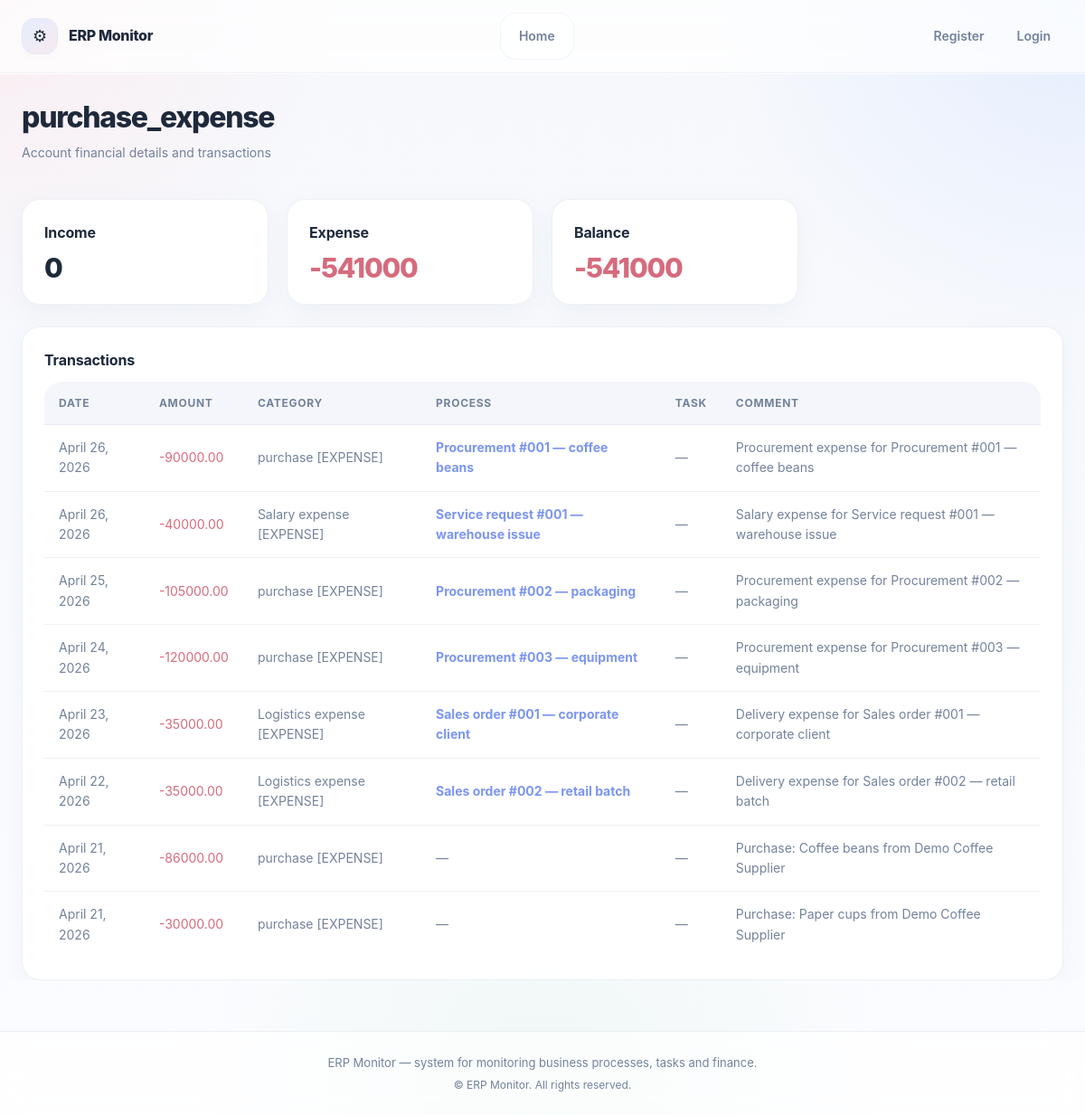
Page /finance/accounts/1/ on the committed database.
### finance/models.py (models this page shows, shortened)
class Account(models.Model):
    name = models.CharField(max_length=100)
    currency = models.CharField(max_length=3, default="KZT")

class Transaction(models.Model):
    account = models.ForeignKey(
        Account,
        on_delete=models.PROTECT,
        related_name="transactions",
    )
    category = models.ForeignKey(
        Category,
        on_delete=models.PROTECT,
        related_name="transactions",
    )
    counterparty = models.ForeignKey(
        Counterparty,
        null=True,
        blank=True,
        on_delete=models.SET_NULL,
        related_name="transactions",
    )
    task = models.ForeignKey(
        Task,
        on_delete=models.SET_NULL,
        null=True,
        blank=True,
        related_name="transactions",
    )
    process_instance = models.ForeignKey(
        ProcessInstance,
        on_delete=models.SET_NULL,
        null=True,
        blank=True,
        related_name="transactions",
    )
    amount = models.DecimalField(max_digits=14, decimal_places=2)
    date = models.DateField()
    comment = models.TextField(blank=True)
    created_at = models.DateTimeField(auto_now_add=True)

class Category(models.Model):
    TYPE_CHOICES = (
        ("INCOME", "Income"),
        ("EXPENSE", "Expense"),
    )
    name = models.CharField(max_length=100)
    type = models.CharField(max_length=10, choices=TYPE_CHOICES)
    def __str__(self):
        return f"{self.name} [{self.type}]"

### processes/models.py (models this page shows, shortened)
class ProcessInstance(models.Model):
    process = models.ForeignKey(
        Process,
        on_delete=models.CASCADE,
        related_name="instances",
    )
    name = models.CharField(max_length=255)
    manager = models.ForeignKey(
        "people.Employee",   # ← строка
        on_delete=models.SET_NULL,
        null=True,
        blank=True,
        related_name="managed_processes",
    )
    planned_budget = models.DecimalField(
        max_digits=14, decimal_places=2,
        null=True, blank=True
    )
    planned_end_date = models.DateField(
        null=True, blank=True
    )
    started_at = models.DateTimeField(auto_now_add=True)
    is_completed = models.BooleanField(default=False)
    current_stage = models.ForeignKey(
        "Stage",
        on_delete=models.SET_NULL,
        null=True,
        blank=True,
        related_name="current_instances",
    )
    branch = models.ForeignKey(
        Branch,
        on_delete=models.SET_NULL,
        null=True,
        blank=True,
        related_name="process_instances",
    )
    business_date = models.DateField(
        null=True,
        blank=True,
        verbose_name="Business date",
    )
    def __str__(self):
        return self.name

### finance/views.py (the view)
# urls.py: path("accounts/<int:pk>/", views.account_detail, name="account_detail"),
def account_detail(request, pk):
    account = get_object_or_404(Account, pk=pk)
    transactions = (
        account.transactions
        .select_related("category", "process_instance", "task")
        .order_by("-date")
    )
    income = (
        transactions.filter(amount__gt=0)
        .aggregate(total=Sum("amount"))["total"]
        or 0
    )
    expense = (
        transactions.filter(amount__lt=0)
        .aggregate(total=Sum("amount"))["total"]
        or 0
    )
    context = {
        "account": account,
        "transactions": transactions[:100],  # не грузим всё сразу
        "income": income,
        "expense": expense,
        "balance": income + expense,
    }
    return render(request, "finance/account_detail.html", context)

### templates/finance/account_detail.html (shortened to what this page needs)
{% extends "base.html" %}
{% block content %}
<div class="page-header fade-in">
    <h1 class="page-title">{{ account.name }}</h1>
    <p class="page-subtitle">
        Account financial details and transactions
    </p>
</div>
<section class="dashboard-section fade-in">
    <div class="cards-grid">
        <div class="card">
            <div class="card-title">Income</div>
            <div class="card-metric">{{ income }}</div>
        </div>
        <div class="card">
            <div class="card-title">Expense</div>
            <div class="card-metric danger">{{ expense }}</div>
        </div>
        <div class="card">
            <div class="card-title">Balance</div>
            <div class="card-metric {% if balance < 0 %}danger{% endif %}">
                {{ balance }}
            </div>
        </div>
    </div>
</section>
<section class="dashboard-section fade-in">
    <div class="card">
        <div class="card-title">Transactions</div>
        <table class="table">
            <thead>
                <tr>
                    <th>Date</th>
                    <th>Amount</th>
                    <th>Category</th>
                    <th>Process</th>
                    <th>Task</th>
                    <th>Comment</th>
                </tr>
            </thead>
            <tbody>
                {% for t in transactions %}
                <tr>
                    <td class="muted">{{ t.date }}</td>
                    <td>
                        <span class="{% if t.amount < 0 %}danger{% endif %}">
                            {{ t.amount }}
                        </span>
                    </td>
                    <td class="muted">{{ t.category }}</td>
                    <td>
                        {% if t.process_instance %}
                            <a class="table-link"
                               href="{% url 'process_instance_detail' t.process_instance.id %}">
                                {{ t.process_instance }}
                            </a>
                        {% else %}
                            <span class="muted">—</span>
                        {% endif %}
                    </td>
                    <td class="muted">
                        {{ t.task|default:"—" }}
                    </td>
                    <td class="muted">
                        {{ t.comment|default:"—" }}
                    </td>
                </tr>
                {% empty %}
                <tr>
                    <td colspan="6" class="muted">
                        No transactions
                    </td>
                </tr>
                {% endfor %}
            </tbody>
        </table>
    </div>
</section>
{% endblock %}

### static/css/main.css (style rules this page uses)
*, *::before, *::after { box-sizing: border-box; }
html, body { margin: 0; padding: 0; min-height: 100%; }
html { color-scheme: light; scroll-behavior: smooth; }
body { font-family: Inter, system-ui, -apple-system, "Segoe UI", Roboto, Arial, sans-serif; line-height: 1.6; -webkit-font-smoothing: antialiased; text-rendering: optimizeLegibility; transition: background-color .3s ease, color .3s ease; }
html[data-theme="light"], html[data-theme="dark"] { --bg-main: #f6f8fc; --bg-main-secondary: #fbfcff; --bg-surface: rgba(255, 255, 255, 0.76); --bg-surface-strong: rgba(255, 255, 255, 0.92); --bg-solid: #ffffff; --bg-soft: #f4f6fb; --bg-soft-hover: #edf2f9; --bg-nav: rgba(255, 255, 255, 0.64); --text-main: #1e293b; --text-soft: #334155; --text-muted: #73829b; --border-color: rgba(148, 163, 184, 0.16); --border-strong: rgba(148, 163, 184, 0.26); --accent: #7b95f2; --accent-hover: #657fe3; --accent-soft: rgba(123, 149, 242, 0.12); --success: #39996d; --success-soft: rgba(57, 153, 109, 0.12); --danger: #d66b7d; --danger-soft: rgba(214, 107, 125, 0.12); --warning: #d2a146; --warning-soft: rgba(210, 161, 70, 0.12); --info: #5f8fe8; --info-soft: rgba(95, 143, 232, 0.12); --shadow-xs: 0 2px 10px rgba(148, 163, 184, 0.06); --shadow-sm: 0 8px 24px rgba(148, 163, 184, 0.10); --shadow-md: 0 16px 38px rgba(148, 163, 184, 0.14); --shadow-lg: 0 28px 60px rgba(148, 163, 184, 0.18); --glass-blur: blur(14px); --radius-xs: 10px; --radius-sm: 14px; --radius-md: 20px; --radius-lg: 28px; --radius-xl: 34px; --container-width: 1360px; }
body.app { background: radial-gradient(circle at top left, rgba(255, 223, 228, 0.42), transparent 22%), radial-gradient(circle at top right, rgba(214, 229, 255, 0.52), transparent 24%), radial-gradient(circle at bottom center, rgba(220, 239, 230, 0.38), transparent 28%), linear-gradient(180deg, var(--bg-main) 0%, var(--bg-main-secondary) 100%); color: var(--text-main); }
a { color: inherit; }
.page-header { margin-bottom: 2px; }
.page-title { margin: 0; font-size: 32px; line-height: 1.08; font-weight: 800; letter-spacing: -0.04em; color: var(--text-main); }
.page-subtitle { margin-top: 10px; font-size: 14px; color: var(--text-muted); }
.card { background: var(--bg-surface-strong); backdrop-filter: var(--glass-blur); -webkit-backdrop-filter: var(--glass-blur); border: 1px solid var(--border-color); border-radius: var(--radius-md); padding: 24px; box-shadow: var(--shadow-sm); transition: transform .22s ease, box-shadow .22s ease, border-color .22s ease, background .22s ease; }
.card-title { margin-bottom: 10px; font-size: 16px; font-weight: 700; letter-spacing: -0.01em; color: var(--text-main); }
.card-metric { margin-top: 6px; font-size: 30px; line-height: 1.05; font-weight: 800; letter-spacing: -0.04em; color: var(--text-main); }
.card-metric.danger { color: var(--danger); }
.dashboard-section { display: flex; flex-direction: column; gap: 20px; }
.cards-grid { display: grid; grid-template-columns: repeat(auto-fill, minmax(240px, 1fr)); gap: 20px; }
.table { width: 100%; border-collapse: separate; border-spacing: 0; font-size: 14px; color: var(--text-soft); overflow: hidden; background: rgba(255, 255, 255, 0.6); border-radius: var(--radius-md); }
.table thead { background: var(--bg-soft); }
.table th, .table td { padding: 14px 16px; text-align: left; border-bottom: 1px solid var(--border-color); vertical-align: middle; }
.table th { font-size: 12px; font-weight: 700; letter-spacing: 0.06em; text-transform: uppercase; color: var(--text-muted); }
.table tbody tr { transition: background .18s ease; }
.table tbody tr:last-child td { border-bottom: none; }
.table-link { color: var(--accent); text-decoration: none; font-weight: 700; }
::placeholder { color: #98a4b8; }
.fade-in { animation: fadeIn .35s ease forwards; }
.danger { color: var(--danger); }
.muted { color: var(--text-muted); }
table { width: 100%; }

### rows in the picture
Account: name "purchase_expense"
Transaction: date "April 26, 2026", amount "-90000.00", category "purchase [EXPENSE]", process_instance "Procurement #001 — coffee beans", task "—", comment "Procurement expense for Procurement #001 — coffee beans"
Transaction: date "April 26, 2026", amount "-40000.00", category "Salary expense [EXPENSE]", process_instance "Service request #001 — warehouse issue", task "—", comment "Salary expense for Service request #001 — warehouse issue"
Transaction: date "April 25, 2026", amount "-105000.00", category "purchase [EXPENSE]", process_instance "Procurement #002 — packaging", task "—", comment "Procurement expense for Procurement #002 — packaging"
Transaction: date "April 24, 2026", amount "-120000.00", category "purchase [EXPENSE]", process_instance "Procurement #003 — equipment", task "—", comment "Procurement expense for Procurement #003 — equipment"
Transaction: date "April 23, 2026", amount "-35000.00", category "Logistics expense [EXPENSE]", process_instance "Sales order #001 — corporate client", task "—", comment "Delivery expense for Sales order #001 — corporate client"
Transaction: date "April 22, 2026", amount "-35000.00", category "Logistics expense [EXPENSE]", process_instance "Sales order #002 — retail batch", task "—", comment "Delivery expense for Sales order #002 — retail batch"
Transaction: date "April 21, 2026", amount "-86000.00", category "purchase [EXPENSE]", task "—", comment "Purchase: Coffee beans from Demo Coffee Supplier"
Transaction: date "April 21, 2026", amount "-30000.00", category "purchase [EXPENSE]", task "—", comment "Purchase: Paper cups from Demo Coffee Supplier"

### other values in the picture
{{ income }} "0"
{{ expense }} "-541000"
{{ balance }} "-541000"
